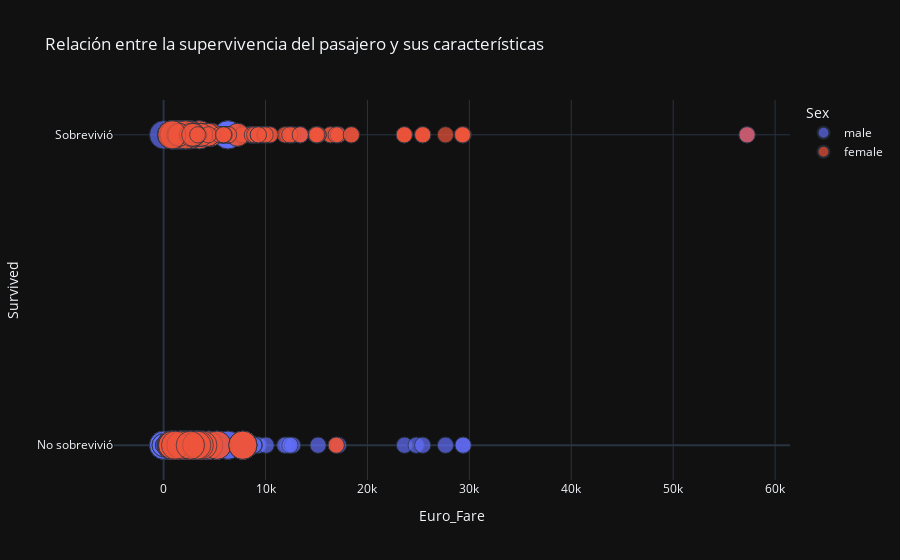

Notebook cell for this chart:
### Markdown cell above
##### Relación entre supervivencia y tarifa

### Code cell
fig7 = px.scatter(df3, x="Euro_Fare", y="Survived", template = "plotly_dark", size = "Pclass", color = "Sex", title = "Relación entre la supervivencia del pasajero y sus características")
fig7.update_yaxes(tickvals=[0, 1], ticktext=["No sobrevivió", "Sobrevivió"])

### Figure 1 — Plotly figure (JSON) as saved in the notebook; plotly's stock layout.template omitted (floating-point values rounded to 4 significant figures; data arrays with more than 128 entries replaced by an {"elided": "..."} marker saying what was removed)
{"data": [{"hovertemplate": "Sex=male<br>Euro_Fare=%{x}<br>Survived=%{y}<br>Pclass=%{marker.size}<extra></extra>", "legendgroup": "male", "marker": {"color": "#636efa", "size": {"elided": "577 int values"}, "sizemode": "area", "sizeref": 0.0075, "symbol": "circle"}, "mode": "markers", "name": "male", "orientation": "v", "showlegend": true, "type": "scatter", "x": {"elided": "577 float values"}, "xaxis": "x", "y": {"elided": "577 int values"}, "yaxis": "y"}, {"hovertemplate": "Sex=female<br>Euro_Fare=%{x}<br>Survived=%{y}<br>Pclass=%{marker.size}<extra></extra>", "legendgroup": "female", "marker": {"color": "#EF553B", "size": {"elided": "314 int values"}, "sizemode": "area", "sizeref": 0.0075, "symbol": "circle"}, "mode": "markers", "name": "female", "orientation": "v", "showlegend": true, "type": "scatter", "x": {"elided": "314 float values"}, "xaxis": "x", "y": {"elided": "314 int values"}, "yaxis": "y"}], "layout": {"legend": {"itemsizing": "constant", "title": {"text": "Sex"}, "tracegroupgap": 0}, "title": {"text": "Relación entre la supervivencia del pasajero y sus características"}, "xaxis": {"anchor": "y", "domain": [0, 1], "title": {"text": "Euro_Fare"}}, "yaxis": {"anchor": "x", "domain": [0, 1], "ticktext": ["No sobrevivió", "Sobrevivió"], "tickvals": [0, 1], "title": {"text": "Survived"}}}}
